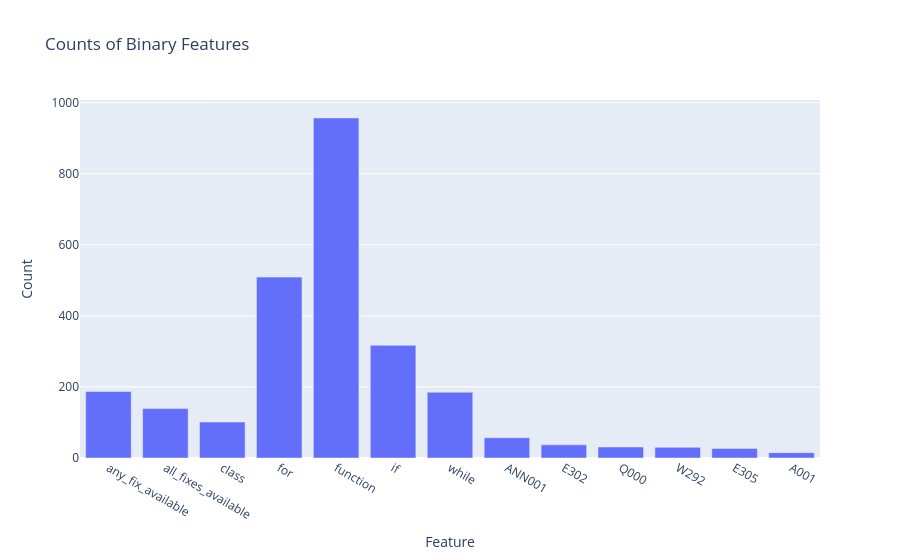

The notebook cell this image was saved under:
### Markdown cell above
## Data Visualization
### Categorical Features

### Code cell
counts = rf_dataset_sim[[
    "any_fix_available",
    "all_fixes_available",
    "class",
    "for",
    "function",
    "if",
    "while",
    "ANN001",
    "E302",
    "Q000",
    "W292",
    "E305",
    "A001",
]].sum()

fig = go.Figure(go.Bar(x=counts.index, y=counts.values))
fig.update_layout(title='Counts of Binary Features', xaxis_title='Feature', yaxis_title='Count')
fig.show()

### Figure 1 — Plotly figure (JSON) as saved in the notebook; plotly's stock layout.template omitted (floating-point values rounded to 4 significant figures)
{"data": [{"type": "bar", "x": ["any_fix_available", "all_fixes_available", "class", "for", "function", "if", "while", "ANN001", "E302", "Q000", "W292", "E305", "A001"], "y": [187.0, 139.0, 101.0, 509.0, 957.0, 317.0, 185.0, 57.0, 37.0, 31.0, 30.0, 27.0, 15.0]}], "layout": {"autosize": true, "title": {"text": "Counts of Binary Features"}, "xaxis": {"autorange": true, "range": [-0.5, 12.5], "title": {"text": "Feature"}, "type": "category"}, "yaxis": {"autorange": true, "range": [0, 1007.0], "title": {"text": "Count"}, "type": "linear"}}}
